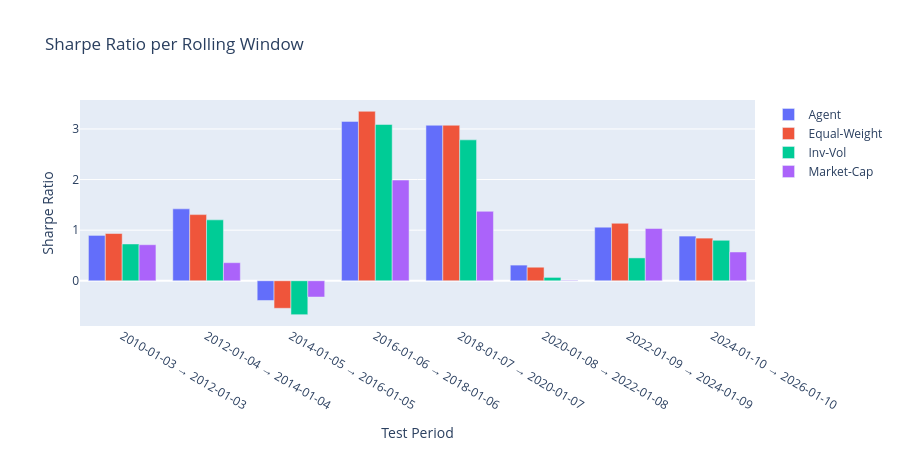

The notebook cell saved with this chart:
### Markdown cell above
## Window Performance Breakdown

### Code cell
# Per-window breakdown (metrics nested under w['metrics'])
windows = rolling['windows']
window_df = pd.DataFrame([
    {
        'window': w['window_id'],
        'test_period': f"{w['test_start']} → {w['test_end']}",
        'agent_sharpe': w['metrics']['agent']['sharpe'],
        'agent_return': w['metrics']['agent']['cumulative_return'],
        'equal_weight_sharpe': w['metrics']['equal_weight']['sharpe'],
        'inv_vol_sharpe': w['metrics']['inv_vol']['sharpe'],
        'market_cap_sharpe': w['metrics']['market_cap']['sharpe'],
    }
    for w in windows
])

x = window_df['test_period']
fig = go.Figure()
fig.add_trace(go.Bar(x=x, y=window_df['agent_sharpe'], name='Agent', marker_color='#636EFA'))
fig.add_trace(go.Bar(x=x, y=window_df['equal_weight_sharpe'], name='Equal-Weight', marker_color='#EF553B'))
fig.add_trace(go.Bar(x=x, y=window_df['inv_vol_sharpe'], name='Inv-Vol', marker_color='#00CC96'))
fig.add_trace(go.Bar(x=x, y=window_df['market_cap_sharpe'], name='Market-Cap', marker_color='#AB63FA'))

fig.update_layout(
    title="Sharpe Ratio per Rolling Window",
    xaxis_title="Test Period",
    yaxis_title="Sharpe Ratio",
    barmode='group',
    height=450
)
fig.show()

display(window_df.round(3))

### Figure 1 — Plotly figure (JSON) as saved in the notebook; plotly's stock layout.template omitted (floating-point values rounded to 4 significant figures)
{"data": [{"marker": {"color": "#636EFA"}, "name": "Agent", "type": "bar", "x": ["2010-01-03 → 2012-01-03", "2012-01-04 → 2014-01-04", "2014-01-05 → 2016-01-05", "2016-01-06 → 2018-01-06", "2018-01-07 → 2020-01-07", "2020-01-08 → 2022-01-08", "2022-01-09 → 2024-01-09", "2024-01-10 → 2026-01-10"], "y": [0.8965, 1.421, -0.3893, 3.149, 3.073, 0.3098, 1.059, 0.8833]}, {"marker": {"color": "#EF553B"}, "name": "Equal-Weight", "type": "bar", "x": ["2010-01-03 → 2012-01-03", "2012-01-04 → 2014-01-04", "2014-01-05 → 2016-01-05", "2016-01-06 → 2018-01-06", "2018-01-07 → 2020-01-07", "2020-01-08 → 2022-01-08", "2022-01-09 → 2024-01-09", "2024-01-10 → 2026-01-10"], "y": [0.9336, 1.307, -0.5434, 3.349, 3.073, 0.2679, 1.136, 0.8431]}, {"marker": {"color": "#00CC96"}, "name": "Inv-Vol", "type": "bar", "x": ["2010-01-03 → 2012-01-03", "2012-01-04 → 2014-01-04", "2014-01-05 → 2016-01-05", "2016-01-06 → 2018-01-06", "2018-01-07 → 2020-01-07", "2020-01-08 → 2022-01-08", "2022-01-09 → 2024-01-09", "2024-01-10 → 2026-01-10"], "y": [0.7272, 1.203, -0.6701, 3.088, 2.784, 0.06689, 0.452, 0.8002]}, {"marker": {"color": "#AB63FA"}, "name": "Market-Cap", "type": "bar", "x": ["2010-01-03 → 2012-01-03", "2012-01-04 → 2014-01-04", "2014-01-05 → 2016-01-05", "2016-01-06 → 2018-01-06", "2018-01-07 → 2020-01-07", "2020-01-08 → 2022-01-08", "2022-01-09 → 2024-01-09", "2024-01-10 → 2026-01-10"], "y": [0.7126, 0.3576, -0.3207, 1.99, 1.372, 0.009496, 1.033, 0.5689]}], "layout": {"barmode": "group", "height": 450, "title": {"text": "Sharpe Ratio per Rolling Window"}, "xaxis": {"title": {"text": "Test Period"}}, "yaxis": {"title": {"text": "Sharpe Ratio"}}}}
